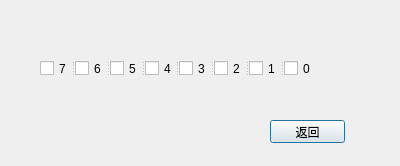
<ui version="4.0" >
 <class>chgtype2Class</class>
 <widget class="QDialog" name="chgtype2Class" >
  <property name="geometry" >
   <rect>
    <x>0</x>
    <y>0</y>
    <width>400</width>
    <height>166</height>
   </rect>
  </property>
  <property name="windowTitle" >
   <string>修改端口值</string>
  </property>
  <widget class="QPushButton" name="backpb" >
   <property name="geometry" >
    <rect>
     <x>270</x>
     <y>120</y>
     <width>75</width>
     <height>23</height>
    </rect>
   </property>
   <property name="text" >
    <string>返回</string>
   </property>
  </widget>
  <widget class="QSplitter" name="splitter" >
   <property name="geometry" >
    <rect>
     <x>40</x>
     <y>60</y>
     <width>275</width>
     <height>17</height>
    </rect>
   </property>
   <property name="orientation" >
    <enum>Qt::Horizontal</enum>
   </property>
   <widget class="QCheckBox" name="cb7" >
    <property name="text" >
     <string>7</string>
    </property>
   </widget>
   <widget class="QCheckBox" name="cb6" >
    <property name="text" >
     <string>6</string>
    </property>
   </widget>
   <widget class="QCheckBox" name="cb5" >
    <property name="text" >
     <string>5</string>
    </property>
   </widget>
   <widget class="QCheckBox" name="cb4" >
    <property name="text" >
     <string>4</string>
    </property>
   </widget>
   <widget class="QCheckBox" name="cb3" >
    <property name="text" >
     <string>3</string>
    </property>
   </widget>
   <widget class="QCheckBox" name="cb2" >
    <property name="text" >
     <string>2</string>
    </property>
   </widget>
   <widget class="QCheckBox" name="cb1" >
    <property name="text" >
     <string>1</string>
    </property>
   </widget>
   <widget class="QCheckBox" name="cb0" >
    <property name="text" >
     <string>0</string>
    </property>
   </widget>
  </widget>
 </widget>
 <resources/>
 <connections/>
</ui>
